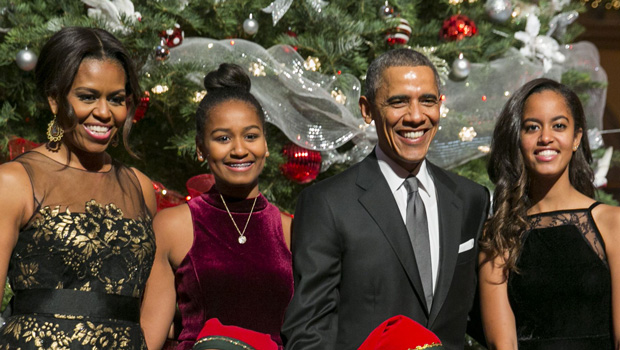
#> input picture Opencv/Basic Image Processing/Image.jpg, 620 x 350 px
$ python convolution.py
#> lines starting #> are read from the running program, lines starting #| are printed output that depends on the picture
import numpy as np
import cv2

im=cv2.imread('Image.jpg')
#> im is the input picture: shape (350, 620, 3); mean B, G, R 57.2, 71.8, 87.7
#Kernel to Blur
kernel=np.ones((5,5))/25
#Kernel for image sharpening
sharp=np.array([[-1,-1,-1],[-1,9,-1],[-1,-1,-1]])

#Kernel for edge Detection
laplacian=np.array([[0,1,0],[1,-4,1],[0,1,0]])

sharpened=cv2.filter2D(im,-1,sharp)
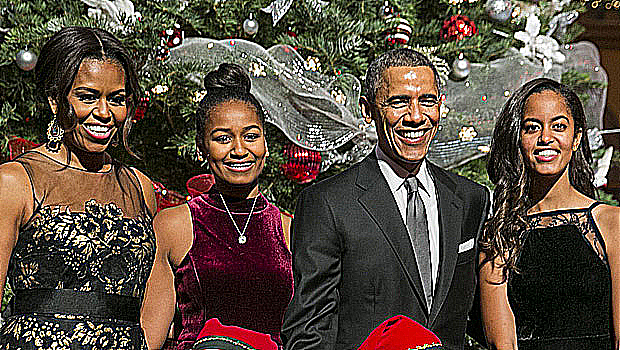
#> sharpened: shape (350, 620, 3); mean B, G, R 63.8, 75.7, 89.6

edge=cv2.filter2D(sharpened,-1,laplacian)
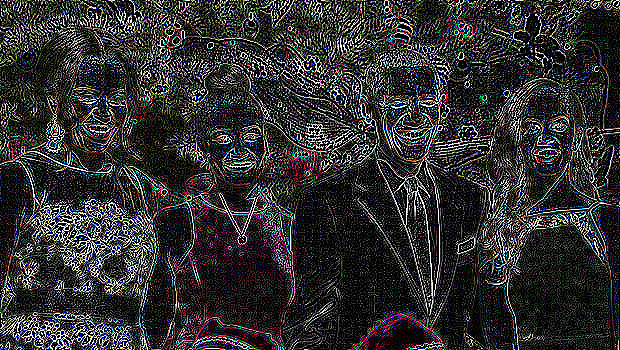
#> edge: shape (350, 620, 3); mean B, G, R 49.3, 48.4, 49.5
cv2.imshow('Edge',edge)

cv2.waitKey(0)
cv2.destroyAllWindows()

$ run again, with Opencv/Basic Image Processing/brazing.jpg copied over Opencv/Basic Image Processing/Image.jpg
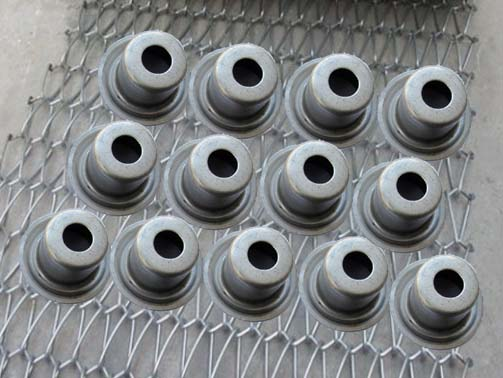
#> input picture Opencv/Basic Image Processing/brazing.jpg, 503 x 378 px
#> im is the input picture: shape (378, 503, 3); mean B, G, R 131.5, 130.2, 127.5
#> `sharpened=cv2.filter2D(im,-1,sharp)`:
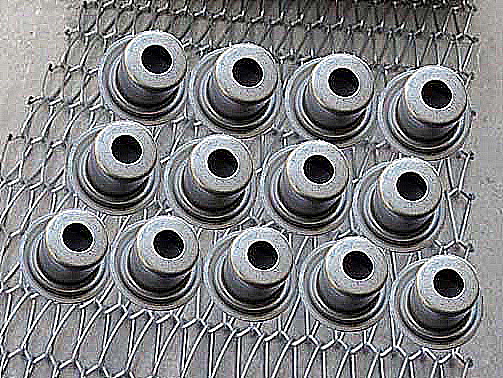
#> sharpened: shape (378, 503, 3); mean B, G, R 129.3, 128.3, 126
#> `edge=cv2.filter2D(sharpened,-1,laplacian)`:
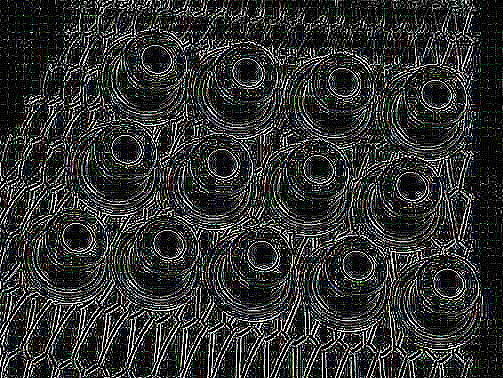
#> edge: shape (378, 503, 3); mean B, G, R 48.2, 47.9, 48.3

$ run again, with Opencv/Basic Image Processing/brazing1.JPG copied over Opencv/Basic Image Processing/Image.jpg
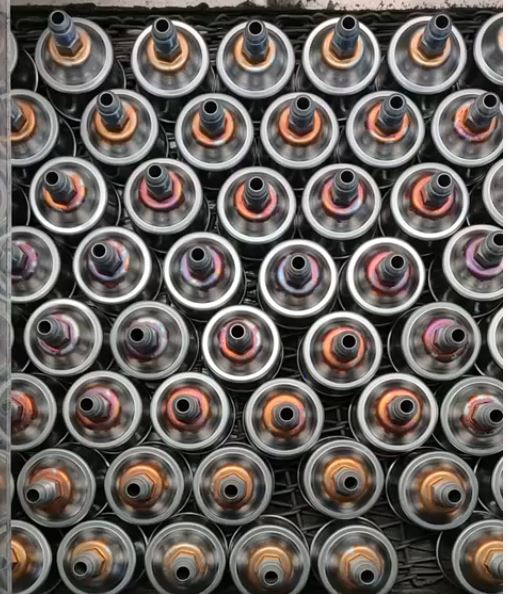
#> input picture Opencv/Basic Image Processing/brazing1.JPG, 507 x 594 px
#> im is the input picture: shape (594, 507, 3); mean B, G, R 92.7, 96.6, 103
#> `sharpened=cv2.filter2D(im,-1,sharp)`:
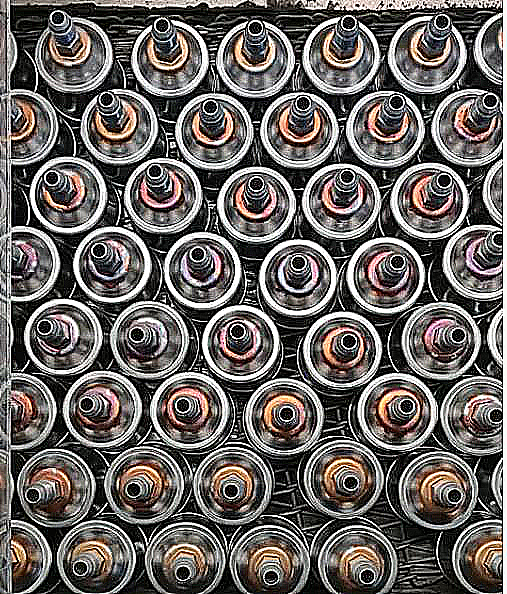
#> sharpened: shape (594, 507, 3); mean B, G, R 97.3, 100.1, 104.8
#> `edge=cv2.filter2D(sharpened,-1,laplacian)`:
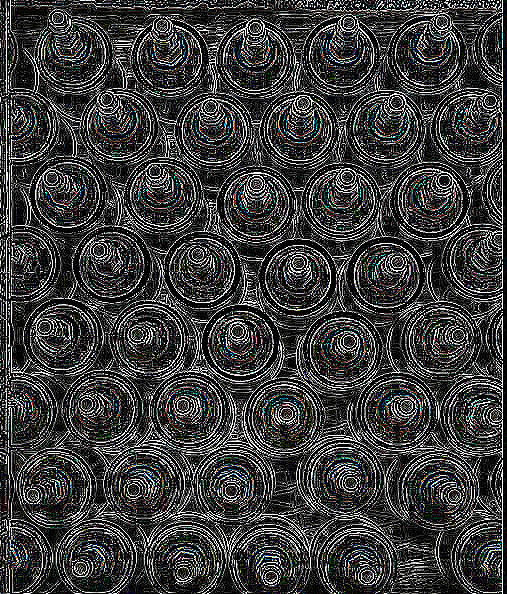
#> edge: shape (594, 507, 3); mean B, G, R 59.1, 59.1, 58.9

$ run again, with Opencv/Basic Image Processing/brazing2.JPG copied over Opencv/Basic Image Processing/Image.jpg
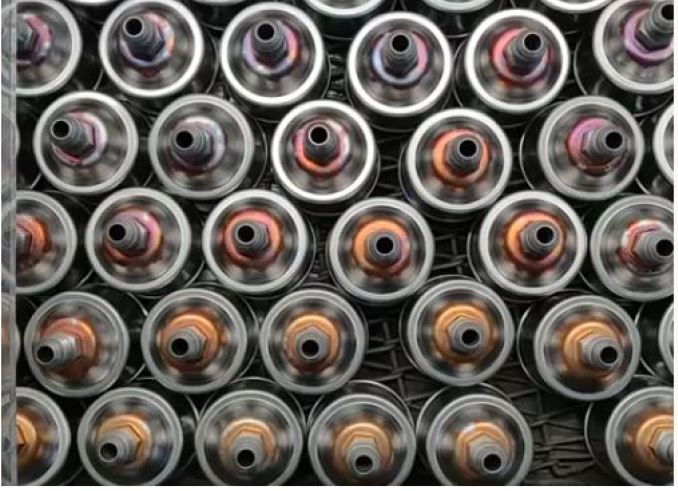
#> input picture Opencv/Basic Image Processing/brazing2.JPG, 678 x 491 px
#> im is the input picture: shape (491, 678, 3); mean B, G, R 90.6, 95.2, 101.4
#> `sharpened=cv2.filter2D(im,-1,sharp)`:
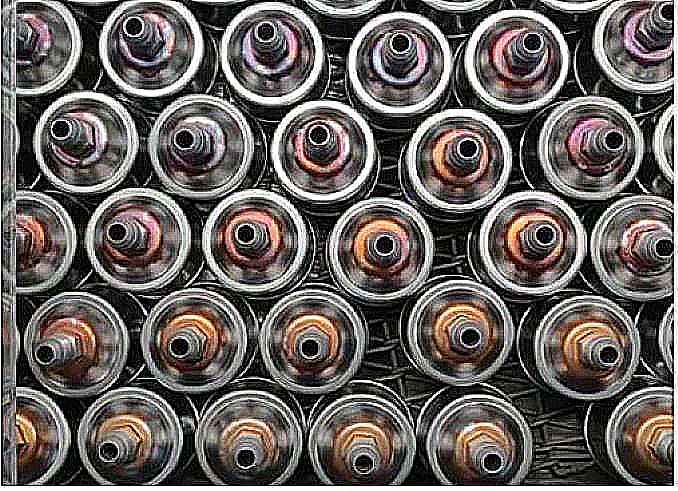
#> sharpened: shape (491, 678, 3); mean B, G, R 92.7, 96.6, 102.3
#> `edge=cv2.filter2D(sharpened,-1,laplacian)`:
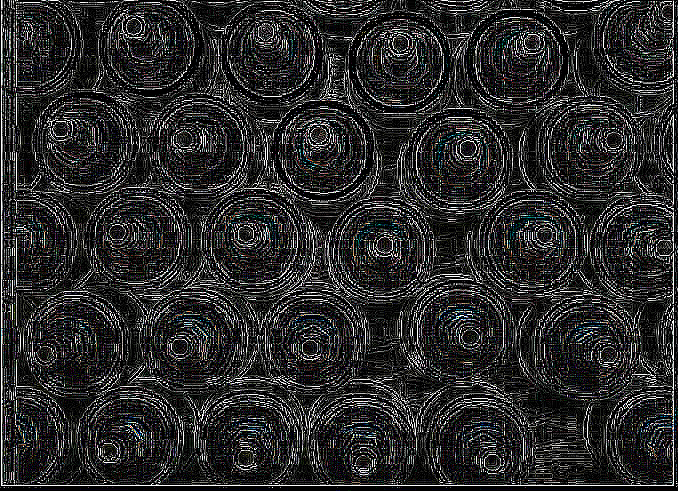
#> edge: shape (491, 678, 3); mean B, G, R 41.7, 41.5, 41.5
